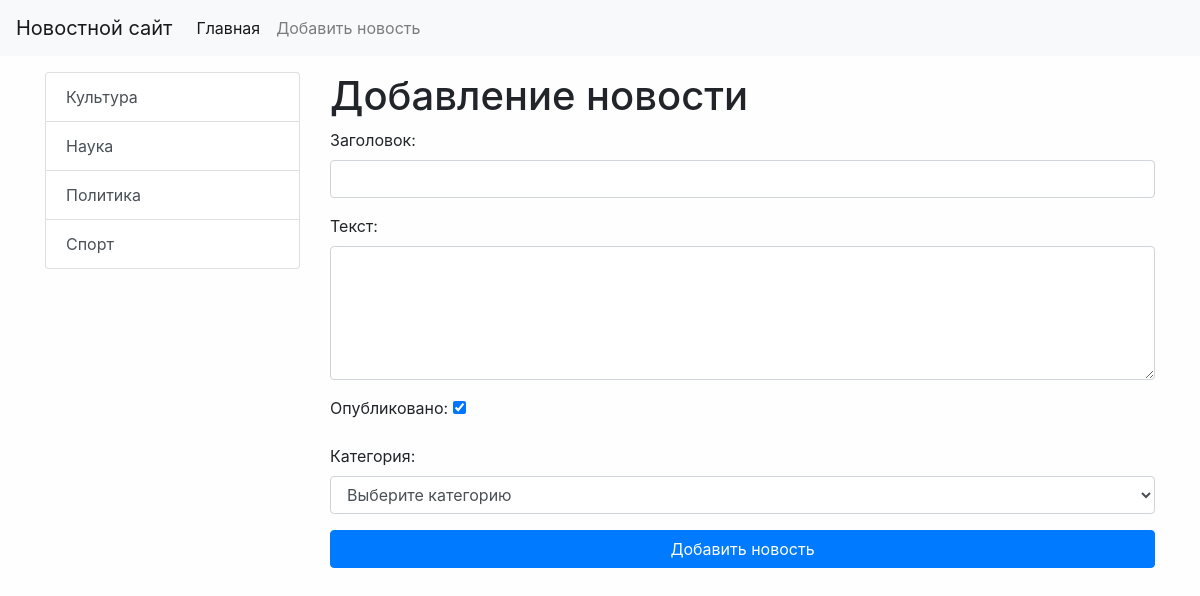
The app's page /news/add-news/ with its own data.
### news/models.py (models this page shows)
class Categories(models.Model):
    title = models.CharField(max_length=255, verbose_name='Наименование', db_index=True)
    def get_absolute_url(self):
        return reverse('category', kwargs={"category_id": self.pk})
    def __str__(self):
        return self.title
    class Meta:
        verbose_name = 'Категория'
        verbose_name_plural = 'Категории'
        ordering = ['title']

### news/views.py (the view)
# urls.py: path('news/add-news/', add_news, name='add_news'),
def add_news(request):
    if request.method == 'POST':
        form = NewsForm(request.POST)
        if form.is_valid():
            news = News.objects.create(**form.cleaned_data)
            return redirect(news)
    else:
        form = NewsForm()
    return render(request, 'news/add_news.html', {'form': form})

### news/forms.py
class NewsForm(forms.Form):
    title = forms.CharField(max_length=250, label='Заголовок', widget=forms.TextInput(attrs={"class": "form-control"}))
    content = forms.CharField(label='Текст', required=False, widget=forms.Textarea(attrs={
        "class": "form-control",
        "rows": "5"
    }))
    is_published = forms. BooleanField(label='Опубликовано', initial=True)
    category = forms.ModelChoiceField(queryset=Categories.objects.all(), label='Категория', empty_label='Выберите категорию', widget=forms.Select(attrs={"class": "form-control"}))

### news/templatetags/news_tags.py (called while the page is built)
@register.inclusion_tag('news/list_categories.html')
def show_categories():
    categories = Categories.objects.all()
    return {"categories": categories,}

### news/templates/news/add_news.html (shortened to what this page needs)
{% extends 'base.html' %}
{% block sidebar %}
    {% include 'inc/_sidebar.html' %}
{% endblock %}
{% block content %}
    <h1>Добавление новости</h1>
    <form action="{% url 'add_news' %}" method="post">
        {{ form.as_p }}
        <button type="submit" class="btn btn-primary btn-block">Добавить новость</button>
    </form>
{% endblock %}

### news/templates/news/list_categories.html
<div class="list-group">
    {% for item in categories %}
        <a href="{{ item.get_absolute_url }}" class="list-group-item list-group-item-action">
            {{ item.title }}
        </a>
    {% endfor %}
</div>

### mysite/static/css/style.css (style rules this page uses)
body { background-color: #fefefe; }

### records on screen
Categories: title "Культура"
Categories: title "Наука"
Categories: title "Политика"
Categories: title "Спорт"
